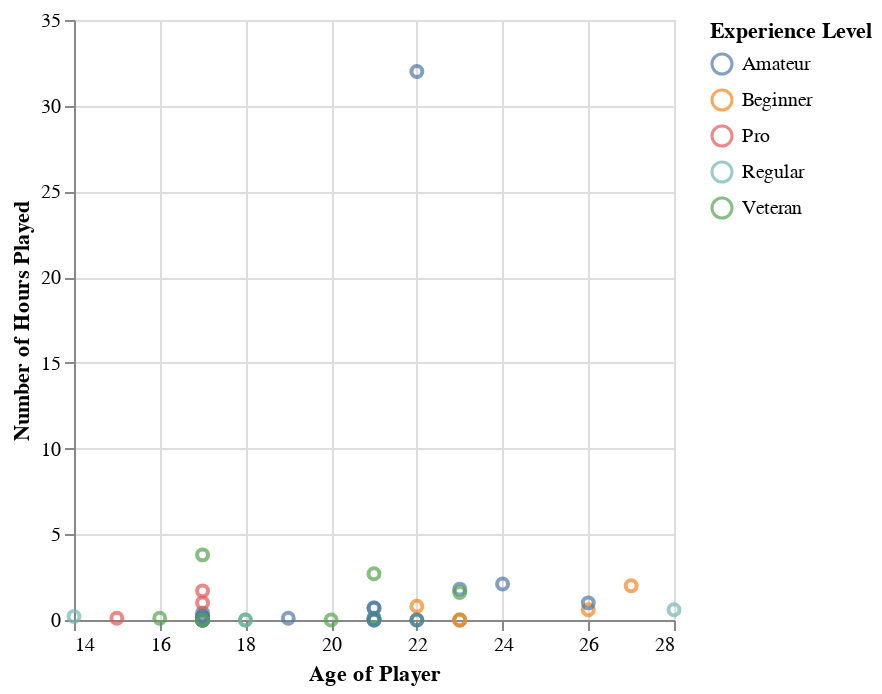

Source (notebook cell):
### Code cell
# A plot of the actual test data, and their classifications
test_plot = alt.Chart(player_test).mark_point().encode(
    x= alt.X('age').title("Age of Player").scale(zero=False),
    y= alt.Y('played_hours').title("Number of Hours Played").scale(zero=False),
    color=alt.Color('experience:N').title("Experience Level")
)

test_plot

### Figure 1 — Vega specification as saved in the notebook (floating-point values rounded to 4 significant figures)
{"$schema": "https://vega.github.io/schema/vega/v5.json", "data": [{"name": "source_0", "values": [{"age": 26, "experience": "Beginner", "played_hours": 0.6}, {"age": 17, "experience": "Amateur", "played_hours": 0.0}, {"age": 17, "experience": "Veteran", "played_hours": 0.0}, {"age": 28, "experience": "Regular", "played_hours": 0.6}, {"age": 17, "experience": "Pro", "played_hours": 1.7}, {"age": 18, "experience": "Veteran", "played_hours": 0.0}, {"age": 27, "experience": "Beginner", "played_hours": 2.0}, {"age": 17, "experience": "Veteran", "played_hours": 3.8}, {"age": 17, "experience": "Pro", "played_hours": 0.2}, {"age": 22, "experience": "Beginner", "played_hours": 0.8}, {"age": 21, "experience": "Veteran", "played_hours": 2.7}, {"age": 17, "experience": "Veteran", "played_hours": 0.1}, {"age": 17, "experience": "Veteran", "played_hours": 0.1}, {"age": 22, "experience": "Amateur", "played_hours": 32.0}, {"age": 23, "experience": "Amateur", "played_hours": 1.8}, {"age": 23, "experience": "Beginner", "played_hours": 0.0}, {"age": 22, "experience": "Veteran", "played_hours": 0.0}, {"age": 16, "experience": "Veteran", "played_hours": 0.1}, {"age": 22, "experience": "Amateur", "played_hours": 0.0}, {"age": 17, "experience": "Amateur", "played_hours": 0.4}, {"age": 21, "experience": "Regular", "played_hours": 0.0}, {"age": 17, "experience": "Amateur", "played_hours": 0.0}, {"age": 17, "experience": "Amateur", "played_hours": 0.0}, {"age": 18, "experience": "Regular", "played_hours": 0.0}, {"age": 17, "experience": "Pro", "played_hours": 1.0}, {"age": 17, "experience": "Beginner", "played_hours": 0.0}, {"age": 15, "experience": "Pro", "played_hours": 0.1}, {"age": 17, "experience": "Amateur", "played_hours": 0.0}, {"age": 17, "experience": "Amateur", "played_hours": 0.0}, {"age": 21, "experience": "Veteran", "played_hours": 0.1}, {"age": 24, "experience": "Amateur", "played_hours": 2.1}, {"age": 21, "experience": "Amateur", "played_hours": 0.7}, {"age": 21, "experience": "Veteran", "played_hours": 0.0}, {"age": 17, "experience": "Regular", "played_hours": 0.0}, {"age": 23, "experience": "Regular", "played_hours": 0.0}, {"age": 21, "experience": "Regular", "played_hours": 0.1}, {"age": 17, "experience": "Amateur", "played_hours": 0.0}, {"age": 21, "experience": "Veteran", "played_hours": 0.1}, {"age": 14, "experience": "Regular", "played_hours": 0.2}, {"age": 26, "experience": "Amateur", "played_hours": 1.0}, {"age": 17, "experience": "Amateur", "played_hours": 0.2}, {"age": 23, "experience": "Beginner", "played_hours": 0.0}, {"age": 19, "experience": "Amateur", "played_hours": 0.1}, {"age": 21, "experience": "Amateur", "played_hours": 0.0}, {"age": 20, "experience": "Veteran", "played_hours": 0.0}, {"age": 23, "experience": "Veteran", "played_hours": 1.6}, {"age": 17, "experience": "Veteran", "played_hours": 0.0}, {"age": 21, "experience": "Amateur", "played_hours": 0.7}]}, {"name": "source_0_x_domain_age", "values": [{"min": 14, "max": 28}]}, {"name": "source_0_y_domain_played_hours", "values": [{"min": 0.0, "max": 32.0}]}, {"name": "source_0_color_domain_experience", "values": [{"experience": "Beginner"}, {"experience": "Amateur"}, {"experience": "Veteran"}, {"experience": "Regular"}, {"experience": "Pro"}]}], "marks": [{"type": "symbol", "name": "marks", "from": {"data": "source_0"}, "encode": {"update": {"opacity": {"value": 0.7}, "x": {"field": "age", "scale": "x"}, "y": {"field": "played_hours", "scale": "y"}, "fill": {"value": "transparent"}, "stroke": {"field": "experience", "scale": "color"}}}, "style": ["point"]}], "scales": [{"name": "x", "type": "linear", "domain": [{"signal": "(data(\"source_0_x_domain_age\")[0] || {}).min"}, {"signal": "(data(\"source_0_x_domain_age\")[0] || {}).max"}], "range": [0, {"signal": "width"}], "nice": true, "zero": false}, {"name": "y", "type": "linear", "domain": [{"signal": "(data(\"source_0_y_domain_played_hours\")[0] || {}).min"}, {"signal": "(data(\"source_0_y_domain_played_hours\")[0] || {}).max"}], "range": [{"signal": "height"}, 0], "nice": true, "zero": false}, {"name": "color", "type": "ordinal", "domain": {"data": "source_0_color_domain_experience", "field": "experience", "sort": true}, "range": "category"}], "axes": [{"scale": "x", "ticks": false, "zindex": 0, "minExtent": 0, "domain": false, "grid": true, "labels": false, "maxExtent": 0, "gridScale": "y", "tickCount": {"signal": "ceil(width/40)"}, "orient": "bottom", "aria": false}, {"scale": "y", "orient": "left", "zindex": 0, "grid": true, "gridScale": "x", "domain": false, "tickCount": {"signal": "ceil(height/40)"}, "labels": false, "aria": false, "minExtent": 0, "ticks": false, "maxExtent": 0}, {"scale": "x", "tickCount": {"signal": "ceil(width/40)"}, "zindex": 0, "labelFlush": true, "title": "Age of Player", "grid": false, "labelOverlap": true, "orient": "bottom"}, {"scale": "y", "orient": "left", "labelOverlap": true, "tickCount": {"signal": "ceil(height/40)"}, "grid": false, "zindex": 0, "title": "Number of Hours Played"}], "padding": 5, "style": "cell", "height": 300, "background": "white", "legends": [{"title": "Experience Level", "stroke": "color", "symbolType": "circle", "encode": {"symbols": {"update": {"fill": {"value": "transparent"}, "opacity": {"value": 0.7}}}}}], "width": 300}
